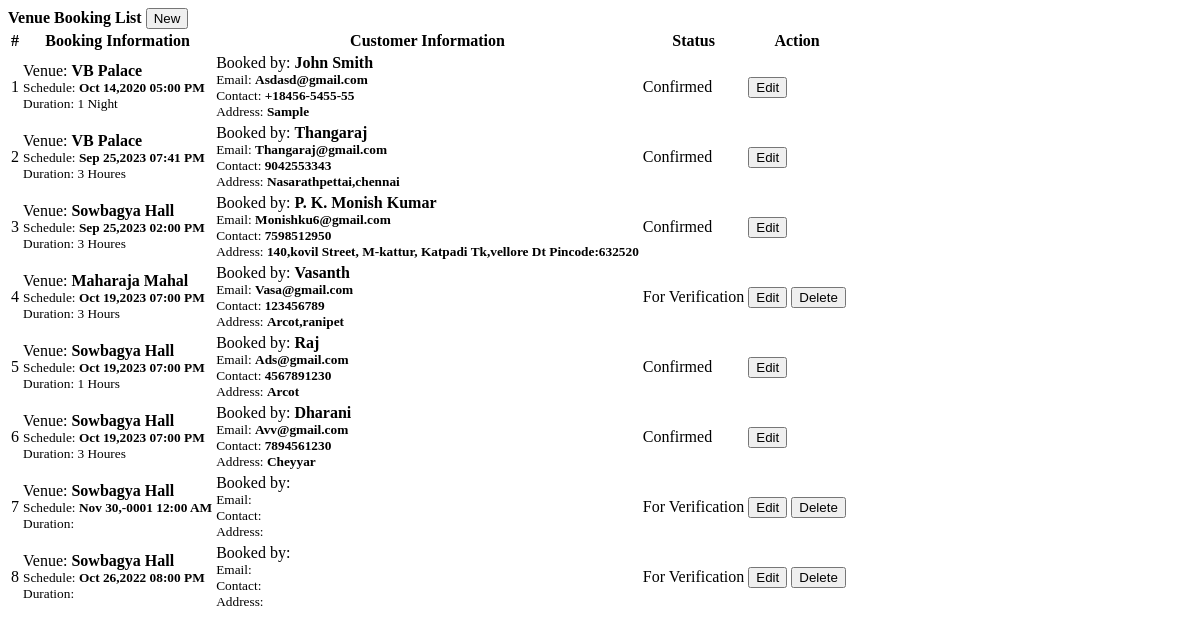
Page /admin/booking.php on the committed database.
### tables this page shows
CREATE TABLE `venue_booking` (
  `id` int(30) NOT NULL,
  `name` text NOT NULL,
  `address` text NOT NULL,
  `email` varchar(100) NOT NULL,
  `contact` varchar(100) NOT NULL,
  `venue_id` int(30) NOT NULL,
  `duration` varchar(100) NOT NULL,
  `datetime` datetime NOT NULL,
  `status` tinyint(1) NOT NULL DEFAULT 0 COMMENT '0-for verification,1=confirmed,2=canceled'
);

CREATE TABLE `venue` (
  `id` int(30) NOT NULL,
  `venue` text NOT NULL,
  `address` text NOT NULL,
  `description` text NOT NULL,
  `rate` float NOT NULL
);

### admin/booking.php (the view, shortened to what this page needs)
<?php include('db_connect.php');?>
<div class="container-fluid">
	<div class="col-lg-12">
		<div class="row">
			<div class="col-md-12">
				<div class="card">
					<div class="card-header">
						<b>Venue Booking List</b>
						<span class="">
							<button class="btn btn-primary btn-block btn-sm col-sm-2 float-right" type="button" id="new_book">
					<i class="fa fa-plus"></i> New</button>
				</span>
					</div>
					<div class="card-body">
						<table class="table table-bordered table-condensed table-hover">
							<thead>
								<tr>
									<th class="text-center">#</th>
									<th class="">Booking Information</th>
									<th class="">Customer Information</th>
									<th class="">Status</th>
									<th class="text-center">Action</th>
								</tr>
							</thead>
							<tbody>
								<?php
								$i = 1;
								$booking = $conn->query("SELECT b.*,v.venue from venue_booking b inner join venue v on v.id = b.venue_id");
								while($row=$booking->fetch_assoc()):
								?>
								<tr>
									<td class="text-center"><?php echo $i++ ?></td>
									<td class="">
										 <p>Venue: <b><?php echo ucwords($row['venue']) ?></b></p>
										 <p><small>Schedule: <b><?php echo date("M d,Y h:i A",strtotime($row['datetime'])) ?></b></small></p>
										 <p><small>Duration: <?php echo ucwords($row['duration']) ?></small></p>
									</td>
									<td class="">
										 <p>Booked by: <b><?php echo  ucwords($row['name']) ?></b></p>
										 <p><small>Email: <b><?php echo  ucwords($row['email']) ?></b></small></p>
										 <p><small>Contact: <b><?php echo  ucwords($row['contact']) ?></b></small></p>
										 <p><small>Address: <b><?php echo  ucwords($row['address']) ?></b></small></p>
									</td>
									<td class="text-center">
										 <?php if($row['status'] == 0): ?>
										 	<span class="badge badge-secondary">For Verification</span>
										 <?php elseif($row['status'] == 1): ?>
										 	<span class="badge badge-primary">Confirmed</span>
										<?php elseif($row['status'] == 2): ?>
										 	<span class="badge badge-danger">Cancelled</span>
										 <?php endif; ?>
									</td>
									<td class="text-center">
										<button class="btn btn-sm btn-outline-primary edit_book" type="button" data-id="<?php echo $row['id'] ?>" >Edit</button>
										<?php if(in_array($row['status'],array(0,2))): ?>
										<button class="btn btn-sm btn-outline-danger delete_book" type="button" data-id="<?php echo $row['id'] ?>">Delete</button>
										 <?php endif; ?>
									</td>
								</tr>
								<?php endwhile; ?>
							</tbody>
						</table>
					</div>
				</div>
			</div>
		</div>
	</div>
</div>

### admin/booking.php (style rules this page uses)
td { vertical-align: middle !important; }
td p { margin: unset }

### rows in the picture
venue_booking: venue.venue "VB Palace", datetime "Oct 14,2020 05:00 PM", duration "1 Night", name "John Smith", email "Asdasd@gmail.com", contact "+18456-5455-55", address "Sample", status "Confirmed"
venue_booking: venue.venue "VB Palace", datetime "Sep 25,2023 07:41 PM", duration "3 Houres", name "Thangaraj", email "Thangaraj@gmail.com", contact "9042553343", address "Nasarathpettai,chennai", status "Confirmed"
venue_booking: venue.venue "Sowbagya Hall", datetime "Sep 25,2023 02:00 PM", duration "3 Houres", name "P. K. Monish Kumar", email "Monishku6@gmail.com", contact "7598512950", address "140,kovil Street, M-kattur, Katpadi Tk,vellore Dt Pincode:632520", status "Confirmed"
venue_booking: venue.venue "Maharaja Mahal", datetime "Oct 19,2023 07:00 PM", duration "3 Hours", name "Vasanth", email "Vasa@gmail.com", contact "123456789", address "Arcot,ranipet", status "For Verification"
venue_booking: venue.venue "Sowbagya Hall", datetime "Oct 19,2023 07:00 PM", duration "1 Hours", name "Raj", email "Ads@gmail.com", contact "4567891230", address "Arcot", status "Confirmed"
venue_booking: venue.venue "Sowbagya Hall", datetime "Oct 19,2023 07:00 PM", duration "3 Houres", name "Dharani", email "Avv@gmail.com", contact "7894561230", address "Cheyyar", status "Confirmed"
venue_booking: venue.venue "Sowbagya Hall", datetime "Nov 30,-0001 12:00 AM", status "For Verification"
venue_booking: venue.venue "Sowbagya Hall", datetime "Oct 26,2022 08:00 PM", status "For Verification"
